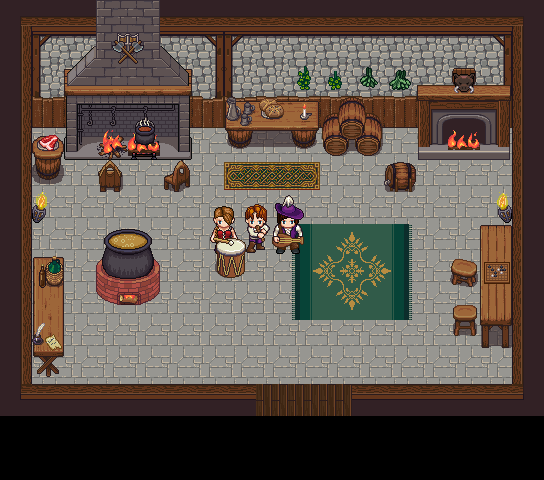

The image is a tile-based game level rendered from a .tmx file. Its description and source (layers, tilesets, objects; grid data summarised) follow:
An orthogonal 17x15 tile map with 32x32 px tiles, 10 tile layers (Floor, Walls, Furniture, Fire, ...), 8 tilesets and 18 objects.

<map version="1.10" tiledversion="1.11.2" orientation="orthogonal" renderorder="right-down" width="17" height="15" tilewidth="32" tileheight="32" infinite="0" nextlayerid="14" nextobjectid="31">
 <tileset firstgid="1" source="floors.tsx" />
 <tileset firstgid="2049" source="walls.tsx" />
 <tileset firstgid="8193" source="tavern-cooking.tsx" />
 <tileset firstgid="8449" source="tavern-deco.tsx" />
 <tileset firstgid="9345" source="tavern-furniture.tsx" />
 <tileset firstgid="10369" source="flautist.tsx" />
 <tileset firstgid="11461" source="lutist.tsx" />
 <tileset firstgid="12553" source="drummer.tsx" />
 <layer id="2" name="Floor" width="17" height="15">
  <data>[255 cells, 221 non-empty, 1 distinct tile ids]</data>
 </layer>
 <layer id="1" name="Walls" width="17" height="15">
  <data>[255 cells, 113 non-empty, 29 distinct tile ids]</data>
 </layer>
 <layer id="3" name="Furniture" width="17" height="15">
  <data>[255 cells, 18 non-empty, 18 distinct tile ids]</data>
 </layer>
 <layer id="4" name="Fire" width="17" height="15">
  <data>[255 cells, 29 non-empty, 29 distinct tile ids]</data>
 </layer>
 <layer id="5" name="Deco" width="17" height="15">
  <data>[255 cells, 20 non-empty, 20 distinct tile ids]</data>
 </layer>
 <layer id="6" name="Ajedrez" width="17" height="15">
  <data>[255 cells, 11 non-empty, 9 distinct tile ids]</data>
 </layer>
 <layer id="11" name="Player" width="17" height="15">
  <data>[255 cells, 0 non-empty, 0 distinct tile ids]</data>
 </layer>
 <layer id="13" name="Hada" width="17" height="15">
  <data>[255 cells, 0 non-empty, 0 distinct tile ids]</data>
 </layer>
 <layer id="12" name="Up" width="17" height="15">
  <data>[255 cells, 12 non-empty, 12 distinct tile ids]</data>
 </layer>
 <layer id="8" name="Musicos" width="17" height="15">
  <data>[255 cells, 10 non-empty, 10 distinct tile ids]</data>
 </layer>
 <objectgroup id="10" name="CollisionMask">
  <object id="1" x="22" y="252" width="44" height="141.333" />
  <object id="4" x="22" y="17.3333" width="13.3333" height="234.667" />
  <object id="5" x="18.6667" y="130" width="50" height="52.6667" />
  <object id="6" x="20" y="10.6667" width="177.333" height="140.694" />
  <object id="7" x="416.667" y="14.6667" width="93.3333" height="146" />
  <object id="8" x="178.667" y="13.3333" width="236.667" height="112.667" />
  <object id="11" x="221.333" y="90.6667" width="160" height="66.6667" />
  <object id="12" x="380" y="158.667" width="38" height="35.3333" />
  <object id="14" x="509.333" y="8.66667" width="13.3333" height="390" />
  <object id="15" x="352" y="384.667" width="170.667" height="12" />
  <object id="16" x="18.6667" y="383.333" width="238" height="15.3333" />
  <object id="17" x="238.667" y="384.667" width="18.6667" height="32" />
  <object id="19" x="350.667" y="384.667" width="20.6667" height="32.6667" />
  <object id="21" x="162.667" y="162" width="28" height="28.6667" />
  <object id="22" x="96.6667" y="161.333" width="24" height="32" />
  <object id="27" x="508" y="352">
   <polygon points="0,0 -31.3333,-1.33333 -31.3333,-14 -61.3333,-15.3333 -60,-53.3333 -32,-52 -31.3333,-62 -64,-68 -58,-100 -34,-97.3333 -32.6667,-131.333 0.666667,-130.667" />
  </object>
  <object id="28" x="210" y="274.667">
   <polygon points="0,0 17.3333,10 42,5.33333 39.3333,-17.3333 93.3333,-14.6667 101.333,-52.6667 -8.66667,-50" />
  </object>
  <object id="29" x="90.6667" y="269.333">
   <polygon points="2,-12.6667 0,26.6667 16.6667,39.3333 48,42.6667 74,30.6667 74,-10 35.3333,-17.3333" />
  </object>
 </objectgroup>
</map>
